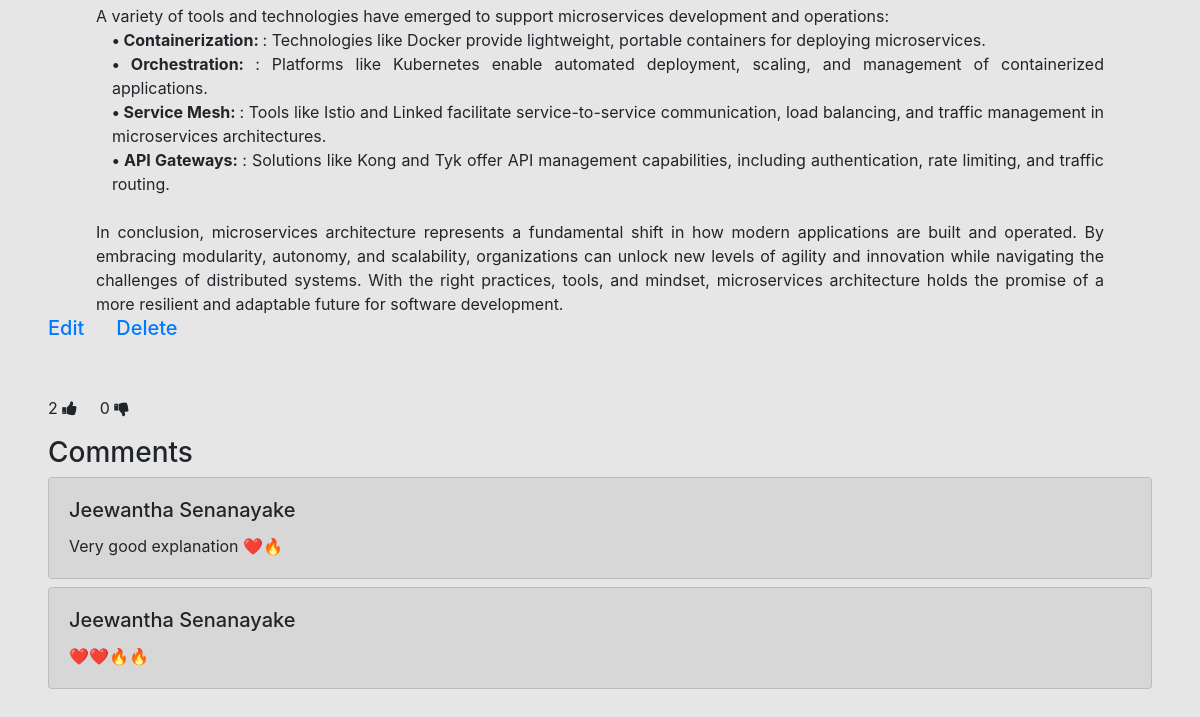
Before: /blogging/19/19/ (lower part) with the older database file.
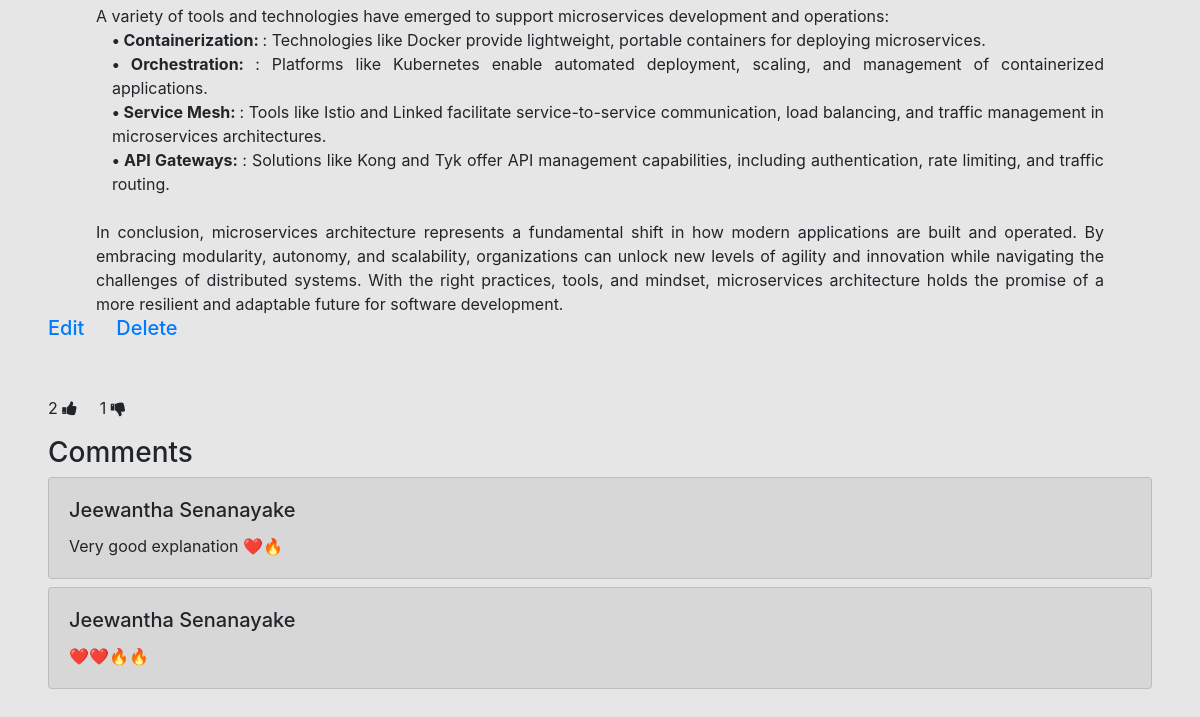
After: the same page with the newer database file.
### blogging/models.py (models this page shows, shortened)
class Product(models.Model):
	name = models.CharField(max_length=255)
	description = models.TextField()
	image = models.ImageField(upload_to='products/')
	created_at = models.DateTimeField(auto_now_add=True)
	updated_at = models.DateTimeField(auto_now=True)
	userId = models.CharField(max_length=255)
	likes = models.IntegerField(default=0)
	like_users = models.JSONField(default=list)
	dislikes = models.IntegerField(default=0)
	dislike_users = models.JSONField(default=list)
	comments = models.JSONField(default=list)

### blogging/views.py (the view)
# urls.py: path('<int:pk>/<int:id>/', views.product_detail, name='product_detail'),
def product_detail(request, pk,id):
	product = Product.objects.get(pk=pk)
	return render(request, 'index2.html', {'product': product, 'id': id})

### blogging/templates/index2.html (shortened to what this page needs)
<!DOCTYPE html>
<html lang="en">
<head>
	<link rel="stylesheet" href="https://maxcdn.bootstrapcdn.com/bootstrap/4.5.2/css/bootstrap.min.css">
	<link rel="stylesheet" href="https://cdnjs.cloudflare.com/ajax/libs/font-awesome/4.7.0/css/font-awesome.min.css">
</head>
<body class="ml-5 mr-5 mb-5" style="background-color: #e6e6e6;">
	<div class="mt-4 text-justify ml-5 mr-5" id = "discript_p"></div>
	<div class="col">
		<div class="row">
			<a href="{% url 'edit_product' product.pk user.id %}">
				<h5>Edit</h5>
			</a>
			<a class="ml-3" href="{% url 'delete_product' product.pk user.id%}">
				<h5>Delete
			</a></h5> <br>
		</div>
	</div>
	<div class="mt-5">
		<p class="mr-5 mt-2">{{product.likes}} <i
			class="fa fa-thumbs-up"></i>&nbsp&nbsp&nbsp&nbsp&nbsp{{product.dislikes}} <i
			class="fa fa-thumbs-down"></i></p>
		<h3 class="mb-2">Comments</h3>
		{% for comment in product.comments %}
		<div class="card mt-2 " style="background-color: rgba(156, 156, 156, 0.192);">
			<div class="card-body">
				<h5 class="card-title">{{ comment.user_name }}</h5>
				<p class="card-text">{{ comment.comment }}</p>
			</div>
		</div>
		{% endfor %}
	</div>
</body>
</html>

Changed rows visible on the page:
changed Product: dislikes "0" → "1"
